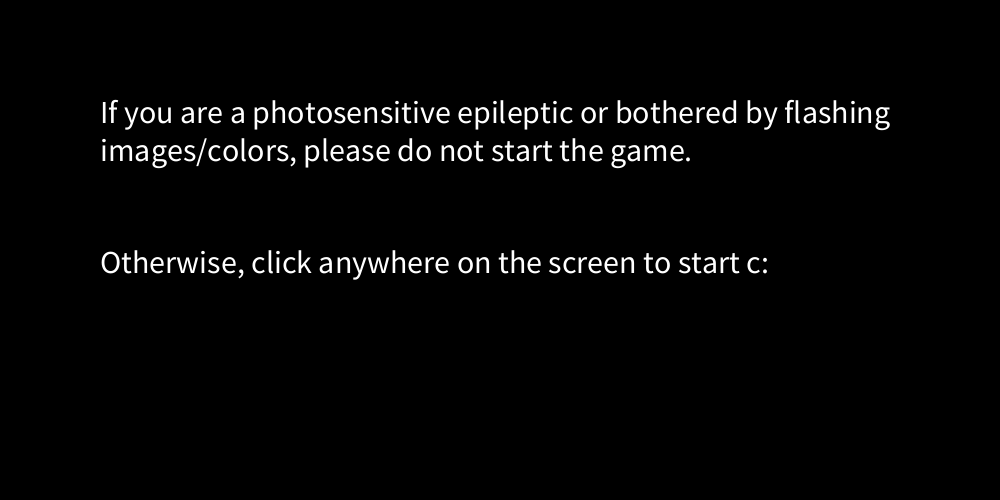
Frame 1 (no input)
Frame 60 (the mouse pressed at the canvas centre just before this capture): identical to frame 1, image omitted
Frame 120 (the mouse held since frame 60 and released just before this capture): identical to frame 1, image omitted

The Processing sketch that drew this single still picture (run headless with seeded random() and noise(); from frame 60 on, the mouse is pressed at the canvas centre):

// Processing sketch: processing_149044
// ── processing_149044.pde

//GROSS SOBBING I DUN CARE ANYMOREOEEOR
//hi

int collisions = 0;
float score = 1;
Wall wall1 = new Wall(1000);
Wall wall2 = new Wall(1500);
private boolean firstScreen = true;
private boolean gameStart = false;
private boolean gameEnd = false;

public class Wall {
  private float x;
  private float y;
  private int w = 30; //width of rectangle
  private int h = 230; //height of rectangle
  private int velocity = 8;

  public Wall(float pos) {
    x = pos;
    y = random(0, 270);
  }

  public void render() {
    fill(0);
    rect(x, y, w, h);
  }

  public void move(Walrus a) {
    x = x - velocity;
    for (float i = y; i <= h + y; i = i + h/10) { //checks for collision points every 1/10 pixels of height
      if (collision(new PVector(x, i), a) == true) {
        collisions++;
        if (collisions > 3) { //??????????? >:3
          gameStart = false;
          gameEnd = true;
        }
        x = x + 1000;
        resetY();
      }
    }
  }

  public float getX() {
    return x;
  }

  public void resetX() {
    x = 1000;
  }

  public void resetY() {
    y = random(0, 270);
  }
}

public class Walrus {
  private int m; //size of walrus
  private int e; //size of eyes
  private int x;
  private int y;
  private int clra; //color1
  private int clrb; //color2
  private int clrc; //color3


  public Walrus(int s) { //for first walrus only
    m = s;
    x = mouseX;
    y = mouseY;
    e = 4;
    clra = (int)(Math.random()*256);
    clrb = (int)(Math.random()*256);
    clrc = (int)(Math.random()*256);
  }

  public Walrus(int s, int d, int b) { //second gen walruses
    m = s/d;
    e = 4 - d;
    if (b == 1) { //mid walrus
      x = mouseX + m*2;  
      y = mouseY;
    } else if (b == 2) { //bot walrus
      x = mouseX;
      y = mouseY + m*2;
    } else if (b == 3) { //top walrus
      x = mouseX;
      y = mouseY - m*2;
    }
    clra = (int)(Math.random()*256);
    clrb = (int)(Math.random()*256);
    clrc = (int)(Math.random()*256);
  }

  public Walrus(int s, int d, int b, int h) { //third gen walruses
    m = s/d;
    e = 4 - d;
    if (b == 1) { //top walrus
      if (h == 1) {
        x = mouseX + m*3;  
        y = mouseY - m*4;
      } else if (h == 2) {
        x = mouseX;
        y = mouseY - m*5;
      } else if (h == 3) {
        x = mouseX;// + m*2;
        y = mouseY - m*2;
      }
    } else if (b == 2) { //mid walrus
      if (h == 1) {
        x = mouseX + m*5;
        y = mouseY;
      } else if (h == 2) {
        x = mouseX + m*4;
        y = mouseY - m*2;
      } else if (h == 3) {
        x = mouseX + m*4;
        y = mouseY + m*2;
      }
    } else if (b == 3) { //bot walrus
      if (h == 1) {
        x = mouseX + m*3;
        y = mouseY + m*4;
      } else if (h == 2) { //t
        x = mouseX;
        y = mouseY + m*5;
      } else if (h == 3) { //b
        x = mouseX;
        y = mouseY + m*2;
      }
    } 
    clra = (int)(Math.random()*256);
    clrb = (int)(Math.random()*256);
    clrc = (int)(Math.random()*256);
  }

  public int getX() {
    return x;
  }

  public int getY() {
    return y;
  }

  public int getM() {
    return m;
  }

  public void render() {
    stroke(255);

    ellipse(x-m/2-m/3, y, m*2, m*2); //hitbox for one walrus


    fill(clra, clrb, clrc);
    ellipse(x-m+m/12, y, m*3, m*2);
    triangle(x+m/3, y+m/2.1, x+m*2/3, y+m/2.1, x+m/2, y+m*5/6);
    triangle(x-m/3, y+m/2.1, x-m*2/3, y+m/2.1, x-m/2, y+m*5/6);
    ellipse(x+m/2, y, m, m);
    ellipse(x-m/2, y, m, m);

    fill(clrc, clrb, clra); //eye color 
    ellipse(x, y-m*3/5, e, e); //eye
    ellipse(x-m/2, y-m*3/5, e, e); //eye
    //whiskers
    line(x+m*2/3, y-m/4, x+m+m/4, y-m/2);
    line(x+m*2/3, y, x+m+m/4, y);
    line(x+m*2/3, y+m/4, x+m+m/4, y+m/2);
    line(x-m*2/3, y-m/4, x-m-m/4, y-m/2);
    line(x-m*2/3, y, x-m-m/4, y);
    line(x-m*2/3, y+m/4, x-m-m/4, y+m/2);
    //fill(clra, clrb, clrc);
  }
}

public boolean collision(PVector wallLoc, Walrus a) { //a&b represent coordinates of the wall
  PVector curLoc = new PVector(a.getX(), a.getY()); //center of walruses
  int radius = a.getM();
  if (curLoc.dist(wallLoc) <= radius) {
    return true;
  } else {
    return false;
  }
}

void setup() {  //setup function called initially, only once
  size(1000, 500);
  colorMode(HSB);   //set colors to Hue, Saturation, Brightness mode
}

void draw() {


  if (firstScreen == true) {
    background(0);
    String txt1 = "If you are a photosensitive epileptic or bothered by flashing images/colors, please do not start the game.";
    String txt2 = "Otherwise, click anywhere on the screen to start c:";
    textSize(32);
    text(txt1, 100, 100, 900, 250);
    text(txt2, 100, 250, 900, 400);
    fill(255);
  } else if (gameStart == true) {
    score += 0.01666;
    background(0);
    String scoretxt = "" + (int)(score*100)/100;
    text(scoretxt, 10, 40);
    if ( wall1.getX() <= -30) {
      wall1.resetX();
      wall1.resetY();
    }
    wall1.render();

    if ( wall2.getX() <= -30) {
      wall2.resetX();
      wall2.resetY();
    }
    wall2.render();
    if (collisions == 1) {
      Walrus w = new Walrus(80);
      w.render();
      wall1.move(w);
      wall2.move(w);
    } else if (collisions == 2) {
      Walrus w = new Walrus(80, collisions, 1);
      Walrus a = new Walrus(80, collisions, 2);
      Walrus t = new Walrus(80, collisions, 3);
      w.render();
      a.render();
      t.render();

      ArrayList<Walrus> walri = new ArrayList<Walrus>();
      walri.add(w);
      walri.add(a);
      walri.add(t);

      for (Walrus hello : walri) {
        wall1.move(hello);
        wall2.move(hello);
      }
    } else if (collisions >= 3) {
      Walrus w = new Walrus(80, collisions, 1, 1);
      Walrus a = new Walrus(80, collisions, 2, 1);
      Walrus t = new Walrus(80, collisions, 3, 1);
      Walrus h = new Walrus(80, collisions, 1, 2);
      Walrus s = new Walrus(80, collisions, 2, 2);
      Walrus e = new Walrus(80, collisions, 3, 2);
      Walrus u = new Walrus(80, collisions, 1, 3);
      Walrus o = new Walrus(80, collisions, 2, 3);
      Walrus p = new Walrus(80, collisions, 3, 3);
      w.render();
      a.render();
      t.render();
      h.render();
      e.render();
      s.render();
      u.render();
      o.render();
      p.render();

      ArrayList<Walrus> walri = new ArrayList<Walrus>();
      walri.add(w);
      walri.add(a);
      walri.add(t);
      walri.add(h);
      walri.add(e);
      walri.add(s);
      walri.add(u);
      walri.add(o);
      walri.add(p);
      for (Walrus ihatethis : walri) {
        wall1.move(ihatethis);
        wall2.move(ihatethis);
      }
    }
  } else if (gameEnd == true) {
    background(0);
    textSize(32);
    fill(255);
    text("GAME OVER", 410, 200);
    String scoretxt = "" + (int)(score*100)/100;
    text(scoretxt, 480, 250);
  }
}

void mouseClicked() {
  firstScreen = false;
  gameStart = true;
  collisions++;
}
